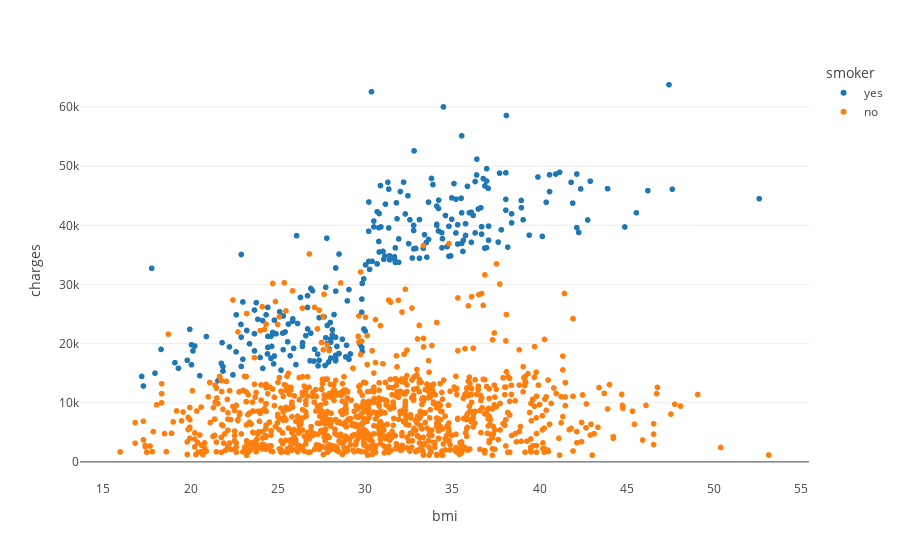

Write notebook code for a chart like this one.
### Code cell
px.scatter(x = 'bmi', y = 'charges', color = 'smoker', data_frame = df ,template = 'xgridoff')

### Figure 1 — Plotly figure (JSON) as saved in the notebook; plotly's stock layout.template omitted (floating-point values rounded to 4 significant figures; data arrays with more than 128 entries replaced by an {"elided": "..."} marker saying what was removed)
{"data": [{"hovertemplate": "smoker=yes<br>bmi=%{x}<br>charges=%{y}<extra></extra>", "legendgroup": "yes", "marker": {"color": "#1F77B4", "symbol": "circle"}, "mode": "markers", "name": "yes", "showlegend": true, "type": "scattergl", "x": {"elided": "274 float values"}, "xaxis": "x", "y": {"elided": "274 float values"}, "yaxis": "y"}, {"hovertemplate": "smoker=no<br>bmi=%{x}<br>charges=%{y}<extra></extra>", "legendgroup": "no", "marker": {"color": "#FF7F0E", "symbol": "circle"}, "mode": "markers", "name": "no", "showlegend": true, "type": "scattergl", "x": {"elided": "1064 float values"}, "xaxis": "x", "y": {"elided": "1064 float values"}, "yaxis": "y"}], "layout": {"legend": {"title": {"text": "smoker"}, "tracegroupgap": 0}, "margin": {"t": 60}, "xaxis": {"anchor": "y", "domain": [0, 1], "title": {"text": "bmi"}}, "yaxis": {"anchor": "x", "domain": [0, 1], "title": {"text": "charges"}}}}
